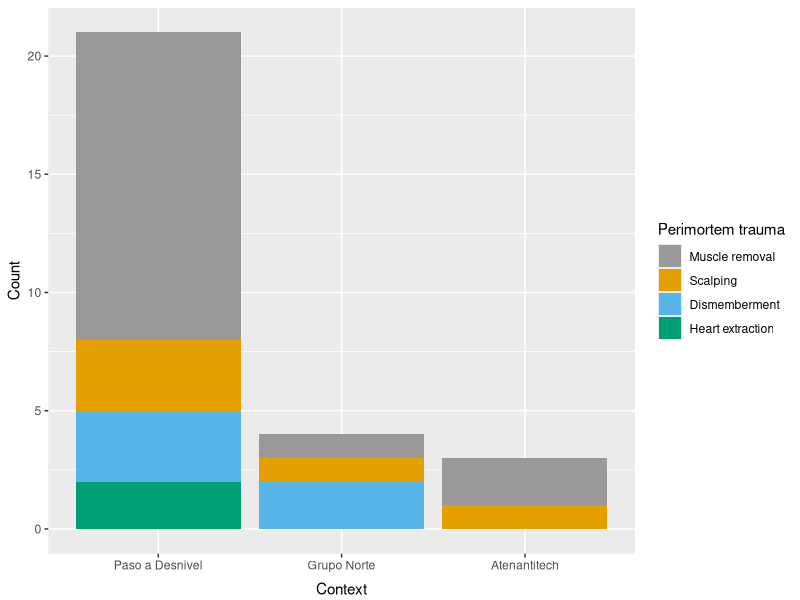
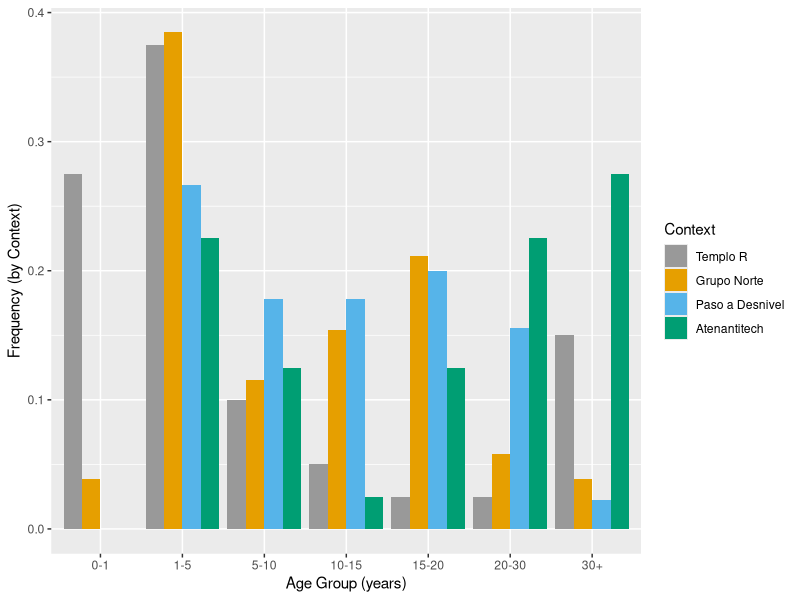
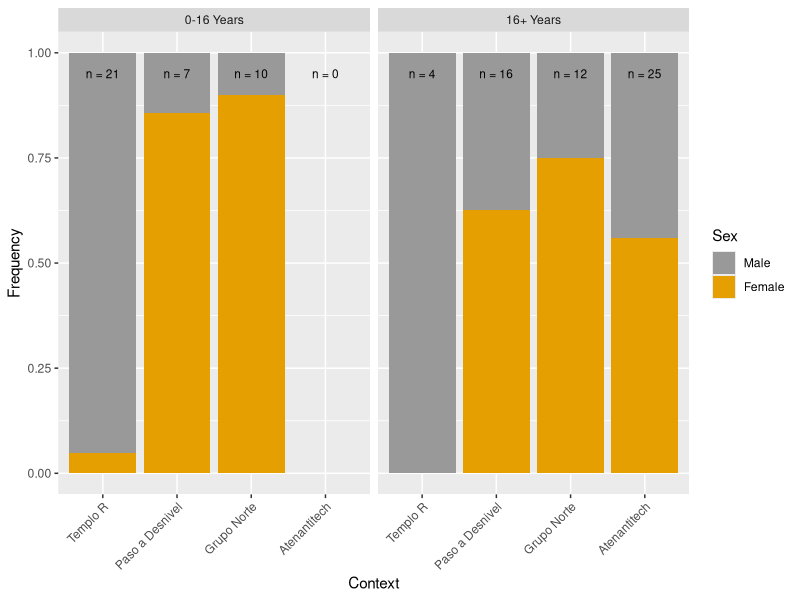
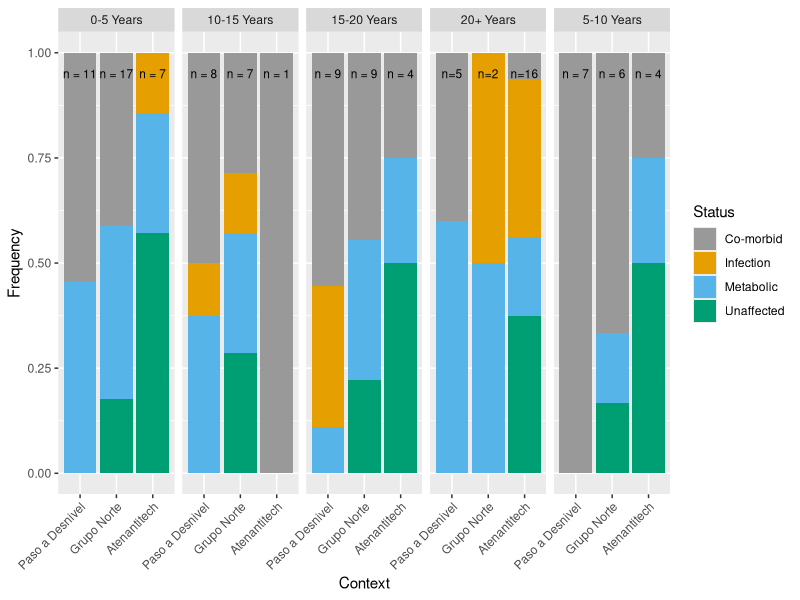
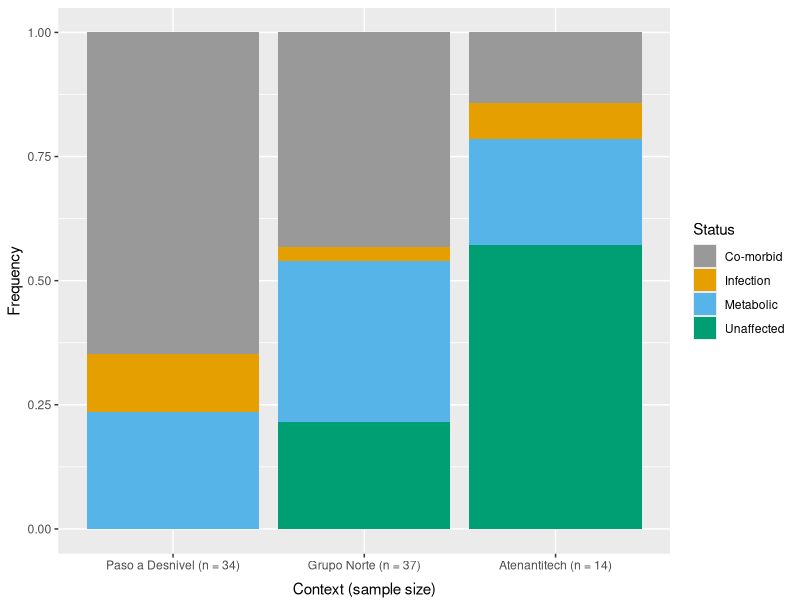
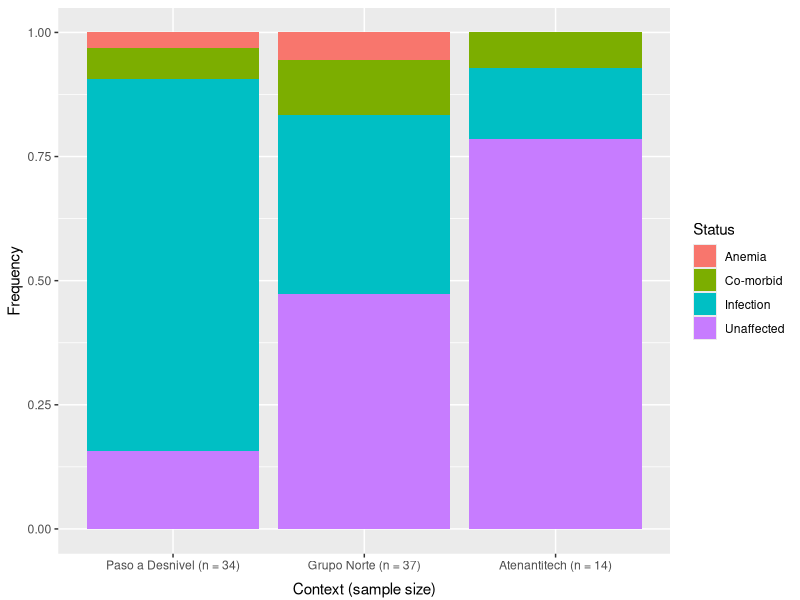
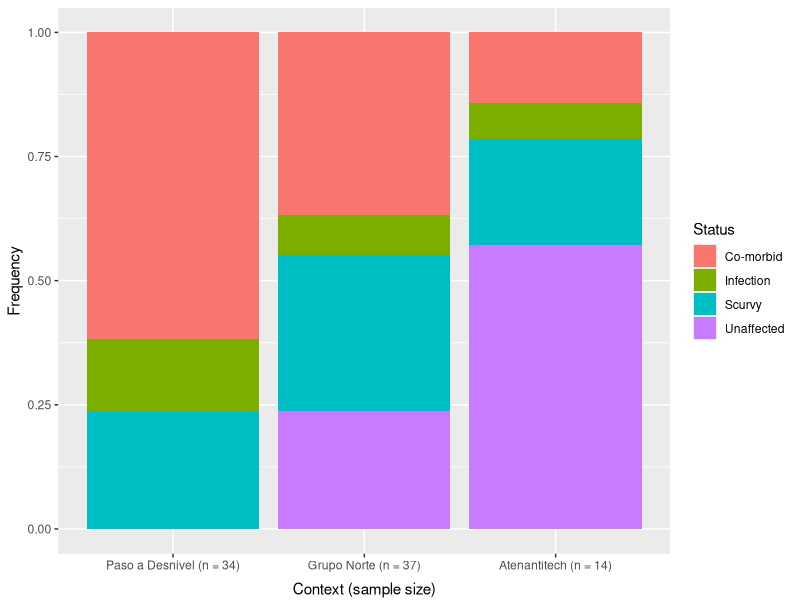
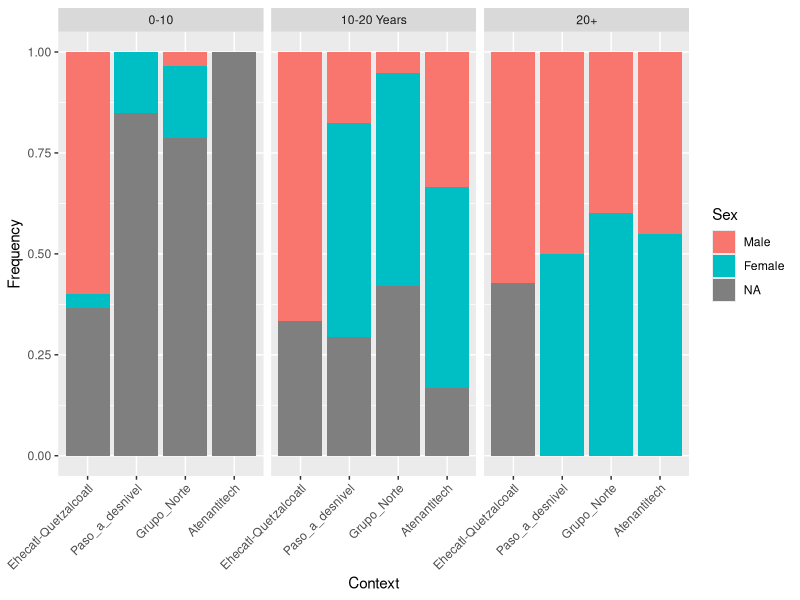

R code for these plots, in order: (Note: this script raises an error after producing the figures.)
#read in data table
TLT<-read.csv("TLT_analysis_ready.csv", header = T)

#load required libraries
library(ggplot2)
library(tidyr)
library(dplyr)
library(tibble)

custom.col <- c("#FFDB6D", "#C4961A", "#F4EDCA", 
                "#D16103", "#C3D7A4", "#52854C", "#4E84C4", "#293352")

# The palette with grey:
cbp1 <- c("#999999", "#E69F00", "#56B4E9", "#009E73",
          "#F0E442", "#0072B2", "#D55E00", "#CC79A7")

# The palette with black:
cbp2 <- c("#000000", "#E69F00", "#56B4E9", "#009E73",
          "#F0E442", "#0072B2", "#D55E00", "#CC79A7")

cbp3 <- c("#88CCEE", "#CC6677", "#DDCC77", "#117733", "#332288", "#AA4499", 
          "#44AA99", "#999933", "#882255", "#661100", "#6699CC", "#888888","#000000")

#-------------------------------------------------
#Age-at-death distribution
#-------------------------------------------------

fig3 <- TLT %>% 
  mutate(AgeGroup = cut(Age, 
                        breaks = c(-Inf,1,5,10,15,20,30,Inf), 
                        labels = c("0-1","1-5","5-10","10-15","15-20","20-30","30+"), 
                        right = TRUE, ordered_result = TRUE),
         Context = factor(Context, levels = c("Ehecatl-Quetzalcoatl", "Grupo_Norte","Paso_a_desnivel", "Atenantitech"))) %>%
  group_by(Context, AgeGroup) %>% #unique combos of arguments
    summarize(count = n()) %>% #creates column AND condenses data into smallest units
  group_by(Context) %>%
    mutate(
      total = sum(count),
      perc = count/total
    ) %>%
  ungroup(.) %>%
  ggplot(data, mapping = aes(fill=Context, y=perc, x=AgeGroup)) + 
            geom_bar(position=position_dodge(preserve = "single"), stat="identity") + 
            xlab("Age Group (years)") + ylab("Frequency (by Context)") +
            scale_fill_manual(labels = c("Templo R", "Grupo Norte", "Paso a Desnivel", "Atenantitech"),
                    values = cbp1)



#-------------------------------------------------
#Pathology frequency by context and age categories 0-5, 5-10, 10-15, 15-20, 20+
#-------------------------------------------------
labX = c("Paso_a_desnivel", "Grupo_Norte", "Atenantitech")
labY = 0.95
labText = c("n = 11","n = 17","n = 7","n = 7","n = 6","n = 4","n = 8", "n = 7", "n = 1", "n = 9","n = 9","n = 4", "n=5", "n=2", "n=16")
labAgeGroup = c("0-5","0-5","0-5","5-10","5-10","5-10","10-15","10-15","10-15","15-20","15-20","15-20","20+","20+","20+")
labStatus = "Unaffected"

labels = data.frame(cbind(labX, labY, labText, labAgeGroup, labStatus))
names(labels) = c("Context", "perc", "lab", "AgeGroup", "Status")
labels$perc = as.numeric(as.character(labels$perc))

age_variable_names <- c(
  "0-5" = "0-5 Years",
  "5-10" = "5-10 Years",
  "10-15" = "10-15 Years",
  "15-20" = "15-20 Years",
  "20+" = "20+ Years"
)


fig8 <- TLT %>%
  mutate(AgeGroup = cut(Age, 
                        breaks = c(-Inf,5,10,15,20,Inf), 
                        labels = c("0-5","5-10","10-15","15-20","20+"), 
                        right = TRUE, ordered_result = TRUE),
         Context = factor(Context, levels = c("Paso_a_desnivel", "Grupo_Norte", "Atenantitech")),
         Metabolic = ifelse(Scurvy == 1 | Anemia == 1, 1, 0)) %>%
  filter(Context != "Ehecatl-Quetzalcoatl", !is.na(Metabolic), !is.na(Infection)) %>%
  group_by(Context, AgeGroup) %>%
  mutate(Status = ifelse(Infection == 1 & Metabolic == 0, "Infection", 
                         ifelse(Metabolic == 1 & Infection == 0, "Metabolic",
                                ifelse(Infection == 1 & Metabolic == 1, "Co-morbid","Unaffected")))) %>%
  group_by(Context, AgeGroup, Status) %>%
  summarize(count = n()) %>%
  group_by(Context, AgeGroup) %>%
  mutate(
    total = sum(count),
    perc = count/total
  ) %>%
  ungroup(.) %>%
  ggplot(data, mapping = aes(fill=Status, y=perc, x=Context)) + 
  geom_bar(stat="identity") + 
  xlab("Context") +
  ylab("Frequency") +
  facet_grid(. ~ AgeGroup, labeller = labeller(
    AgeGroup = age_variable_names
  )) +
  theme(axis.text.x = element_text(angle = 45)) +
  theme(axis.text.x = element_text(vjust=1, hjust = 1)) +
  scale_x_discrete(labels = c("Paso a Desnivel", "Grupo Norte", "Atenantitech")) +
  geom_text(data = labels[1,], label = labels[1,3], size = 3) +
  geom_text(data = labels[2,], label = labels[2,3], size = 3) +
  geom_text(data = labels[3,], label = labels[3,3], size = 3) +
  geom_text(data = labels[4,], label = labels[4,3], size = 3) +
  geom_text(data = labels[5,], label = labels[5,3], size = 3) +
  geom_text(data = labels[6,], label = labels[6,3], size = 3) +
  geom_text(data = labels[7,], label = labels[7,3], size = 3) +
  geom_text(data = labels[8,], label = labels[8,3], size = 3) +
  geom_text(data = labels[9,], label = labels[9,3], size = 3) +
  geom_text(data = labels[10,], label = labels[10,3], size = 3) +
  geom_text(data = labels[11,], label = labels[11,3], size = 3) +
  geom_text(data = labels[12,], label = labels[12,3], size = 3) +
  geom_text(data = labels[13,], label = labels[13,3], size = 3) +
  geom_text(data = labels[14,], label = labels[14,3], size = 3) +
  geom_text(data = labels[15,], label = labels[15,3], size = 3) +
  scale_fill_manual(values = cbp1)


#-------------------------------------------------
#Pathology frequency by context and age categories 0-5, 5-10, 10-20 - not used in text
#-------------------------------------------------

##### long and confusing ass code to add sample size numbers for age categories under 20

labX = c("Paso_a_desnivel", "Grupo_Norte", "Atenantitech")
labY = 0.95
labText = c("n = 11","n = 17","n = 7","n = 7","n = 6","n = 4","n = 16","n = 14","n = 3")
labAgeGroup = c("0-5","0-5","0-5","5-10","5-10","5-10","10-20","10-20","10-20")
labStatus = "Unaffected"

labels = data.frame(cbind(labX, labY, labText, labAgeGroup, labStatus))
names(labels) = c("Context", "perc", "lab", "AgeGroup", "Status")
labels$perc = as.numeric(as.character(labels$perc))

age_variable_names <- c(
  "0-5" = "0-5 Years",
  "5-10" = "5-10 Years",
  "10-20" = "10-20 Years"
)


figX <- TLT %>%
  filter(Age < 20) %>%
  mutate(AgeGroup = cut(Age, 
                        breaks = c(-Inf,5,10,20), 
                        labels = c("0-5","5-10","10-20"), 
                        right = TRUE, ordered_result = TRUE),
         Context = factor(Context, levels = c("Paso_a_desnivel", "Grupo_Norte", "Atenantitech")),
         Metabolic = ifelse(Scurvy == 1 | Anemia == 1, 1, 0)) %>%
  filter(Context != "Ehecatl-Quetzalcoatl", !is.na(Metabolic), !is.na(Infection)) %>%
  group_by(Context, AgeGroup) %>%
  mutate(Status = ifelse(Infection == 1 & Metabolic == 0, "Infection", 
                  ifelse(Metabolic == 1 & Infection == 0, "Metabolic",
                  ifelse(Infection == 1 & Metabolic == 1, "Co-morbid","Unaffected")))) %>%
  group_by(Context, AgeGroup, Status) %>%
    summarize(count = n()) %>%
  group_by(Context, AgeGroup) %>%
    mutate(
      total = sum(count),
      perc = count/total
  ) %>%
  ungroup(.) %>%
  ggplot(data, mapping = aes(fill=Status, y=perc, x=Context)) + 
    geom_bar(stat="identity") + 
    xlab("Context") +
    ylab("Frequency") +
    facet_grid(. ~ AgeGroup, labeller = labeller(
      AgeGroup = age_variable_names
    )) +
    theme(axis.text.x = element_text(angle = 45)) +
    theme(axis.text.x = element_text(vjust=1, hjust = 1)) +
    scale_x_discrete(labels = c("Paso a Desnivel", "Grupo Norte", "Atenantitech")) +
    geom_text(data = labels[1,], label = labels[1,3], size = 3) +
    geom_text(data = labels[2,], label = labels[2,3], size = 3) +
    geom_text(data = labels[3,], label = labels[3,3], size = 3) +
    geom_text(data = labels[4,], label = labels[4,3], size = 3) +
    geom_text(data = labels[5,], label = labels[5,3], size = 3) +
    geom_text(data = labels[6,], label = labels[6,3], size = 3) +
    geom_text(data = labels[7,], label = labels[7,3], size = 3) +
    geom_text(data = labels[8,], label = labels[8,3], size = 3) +
    geom_text(data = labels[9,], label = labels[9,3], size = 3) +
    scale_fill_manual(values = cbp1)

#-------------------------------------------------
#Pathology frequency by context and age categories 0-5, 5-10, 10-20, 30+ - not used in text
#-------------------------------------------------

##### long and confusing ass code to add sample size numbers for age categories 30+

labX = c("Paso_a_desnivel", "Grupo_Norte", "Atenantitech")
labY = 0.95
labText = c("n = 11","n = 17","n = 7","n = 7","n = 6","n = 4","n = 17","n = 16","n = 5", "n=5", "n=2", "n=16")
labAgeGroup = c("0-5","0-5","0-5","5-10","5-10","5-10","10-20","10-20","10-20","30+", "30+", "30+")
labStatus = "Unaffected"

labels = data.frame(cbind(labX, labY, labText, labAgeGroup, labStatus))
names(labels) = c("Context", "perc", "lab", "AgeGroup", "Status")
labels$perc = as.numeric(as.character(labels$perc))

age_variable_names <- c(
  "0-5" = "0-5 Years",
  "5-10" = "5-10 Years",
  "10-20" = "10-20 Years",
  "30+" = "30+ Years"
)


figY <- TLT %>%
  mutate(AgeGroup = cut(Age, 
                        breaks = c(-Inf,5,10,20,Inf), 
                        labels = c("0-5","5-10","10-20","30+"), 
                        right = TRUE, ordered_result = TRUE),
         Context = factor(Context, levels = c("Paso_a_desnivel", "Grupo_Norte", "Atenantitech")),
         Metabolic = ifelse(Scurvy == 1 | Anemia == 1, 1, 0)) %>%
  filter(Context != "Ehecatl-Quetzalcoatl", !is.na(Metabolic), !is.na(Infection)) %>%
  group_by(Context, AgeGroup) %>%
  mutate(Status = ifelse(Infection == 1 & Metabolic == 0, "Infection", 
                         ifelse(Metabolic == 1 & Infection == 0, "Metabolic",
                                ifelse(Infection == 1 & Metabolic == 1, "Co-morbid","Unaffected")))) %>%
  group_by(Context, AgeGroup, Status) %>%
  summarize(count = n()) %>%
  group_by(Context, AgeGroup) %>%
  mutate(
    total = sum(count),
    perc = count/total
  ) %>%
  ungroup(.) %>%
  ggplot(data, mapping = aes(fill=Status, y=perc, x=Context)) + 
  geom_bar(stat="identity") + 
  xlab("Context") +
  ylab("Frequency") +
  facet_grid(. ~ AgeGroup, labeller = labeller(
    AgeGroup = age_variable_names
  )) +
  theme(axis.text.x = element_text(angle = 45)) +
  theme(axis.text.x = element_text(vjust=1, hjust = 1)) +
  scale_x_discrete(labels = c("Paso a Desnivel", "Grupo Norte", "Atenantitech")) +
  geom_text(data = labels[1,], label = labels[1,3], size = 3) +
  geom_text(data = labels[2,], label = labels[2,3], size = 3) +
  geom_text(data = labels[3,], label = labels[3,3], size = 3) +
  geom_text(data = labels[4,], label = labels[4,3], size = 3) +
  geom_text(data = labels[5,], label = labels[5,3], size = 3) +
  geom_text(data = labels[6,], label = labels[6,3], size = 3) +
  geom_text(data = labels[7,], label = labels[7,3], size = 3) +
  geom_text(data = labels[8,], label = labels[8,3], size = 3) +
  geom_text(data = labels[9,], label = labels[9,3], size = 3) +
  geom_text(data = labels[10,], label = labels[10,3], size = 3) +
  geom_text(data = labels[11,], label = labels[11,3], size = 3) +
  geom_text(data = labels[12,], label = labels[12,3], size = 3)

###########################



#stat_summary(fun.y=min,aes(label=paste0('N=',total)),geom='text',col='blue',cex=5)
#scale_x_discrete(labels = c("Paso a Desnivel = 11", "Grupo Norte = 17", "Atenantitech = 7","Paso a Desnivel = 21", "Grupo Norte = 5", "Atenantitech = 5", "Paso a Desnivel = 12", "Grupo Norte = 7", "Atenantitech = 6"))

#-------------------------------------------------
#Pathology frequency in individuals younger than 20 years by context, age collapsed
#-------------------------------------------------

fig9 <- TLT %>%
  filter(Age < 20) %>%
  mutate(Context = factor(Context, levels = c("Paso_a_desnivel", "Grupo_Norte", "Atenantitech")),
         Metabolic = ifelse(Scurvy == 1 | Anemia == 1, 1, 0)) %>%
  filter(Context != "Ehecatl-Quetzalcoatl", !is.na(Metabolic), !is.na(Infection)) %>%
  mutate(Status = ifelse(Infection == 1 & Metabolic == 0, "Infection", 
                         ifelse(Metabolic == 1 & Infection == 0, "Metabolic",
                                ifelse(Infection == 1 & Metabolic == 1, "Co-morbid","Unaffected")))) %>%
  group_by(Context, Status) %>%
  summarize(count = n()) %>%
  mutate(
    total = sum(count),
    perc = count/total
  ) %>%
  ungroup(.) %>%
  ggplot(data, mapping = aes(fill=Status, y=perc, x=Context)) + 
  geom_bar(stat="identity") + 
  xlab("Context (sample size)") +
  ylab("Frequency") +
  scale_x_discrete(labels = c("Paso a Desnivel (n = 34)", "Grupo Norte (n = 37)", "Atenantitech (n = 14)")) +
  theme(axis.text.x = element_text(angle = 0), axis.title.x = element_text(vjust = -.5)) +
  scale_fill_manual(values = cbp1)


fig9data <- TLT %>%
  filter(Age < 20) %>%
  mutate(AgeGroup = cut(Age, 
                        breaks = c(-Inf,5,10,20), 
                        labels = c("0-5","5-10","10-20"), 
                        right = TRUE, ordered_result = TRUE),
         Context = factor(Context, levels = c("Paso_a_desnivel", "Grupo_Norte", "Atenantitech")),
         Metabolic = ifelse(Scurvy == 1 | Anemia == 1, 1, 0)) %>%
  filter(Context != "Ehecatl-Quetzalcoatl", !is.na(Metabolic), !is.na(Infection)) %>%
  mutate(Status = ifelse(Infection == 1 & Metabolic == 0, "Infection", 
                         ifelse(Metabolic == 1 & Infection == 0, "Metabolic",
                                ifelse(Infection == 1 & Metabolic == 1, "Co-morbid","Unaffected")))) %>%
  group_by(Context, AgeGroup, Status) %>%
  summarize(count = n()) %>%
  group_by(Context, AgeGroup) %>%
  mutate(
    total = sum(count),
    perc = count/total)


#not in text
fig9scurvy <- TLT %>%
  filter(Age < 20) %>%
  mutate(Context = factor(Context, levels = c("Paso_a_desnivel", "Grupo_Norte", "Atenantitech")),
         Scurvy = ifelse(Scurvy == 1, 1, 0)) %>%
  filter(Context != "Ehecatl-Quetzalcoatl", !is.na(Scurvy), !is.na(Infection)) %>%
  mutate(Status = ifelse(Infection == 1 & Scurvy == 0, "Infection", 
                         ifelse(Scurvy == 1 & Infection == 0, "Scurvy",
                                ifelse(Infection == 1 & Scurvy == 1, "Co-morbid","Unaffected")))) %>%
  group_by(Context, Status) %>%
  summarize(count = n()) %>%
  mutate(
    total = sum(count),
    perc = count/total
  ) %>%
  ungroup(.) %>%
  ggplot(data, mapping = aes(fill=Status, y=perc, x=Context)) + 
  geom_bar(stat="identity") + 
  xlab("Context (sample size)") +
  ylab("Frequency") +
  scale_x_discrete(labels = c("Paso a Desnivel (n = 34)", "Grupo Norte (n = 37)", "Atenantitech (n = 14)")) +
  theme(axis.text.x = element_text(angle = 0), axis.title.x = element_text(vjust = -.5))

#not in text
fig9anemia <- TLT %>%
  filter(Age < 20) %>%
  mutate(Context = factor(Context, levels = c("Paso_a_desnivel", "Grupo_Norte", "Atenantitech")),
         Scurvy = ifelse(Anemia == 1, 1, 0)) %>%
  filter(Context != "Ehecatl-Quetzalcoatl", !is.na(Anemia), !is.na(Infection)) %>%
  mutate(Status = ifelse(Infection == 1 & Anemia == 0, "Infection", 
                         ifelse(Anemia == 1 & Infection == 0, "Anemia",
                                ifelse(Infection == 1 & Anemia == 1, "Co-morbid","Unaffected")))) %>%
  group_by(Context, Status) %>%
  summarize(count = n()) %>%
  mutate(
    total = sum(count),
    perc = count/total
  ) %>%
  ungroup(.) %>%
  ggplot(data, mapping = aes(fill=Status, y=perc, x=Context)) + 
  geom_bar(stat="identity") + 
  xlab("Context (sample size)") +
  ylab("Frequency") +
  scale_x_discrete(labels = c("Paso a Desnivel (n = 34)", "Grupo Norte (n = 37)", "Atenantitech (n = 14)")) +
  theme(axis.text.x = element_text(angle = 0), axis.title.x = element_text(vjust = -.5))

#-------------------------------------------------
#Pathology frequency in all individuals, age collapsed - not in text
#-------------------------------------------------
figZdata <- TLT %>%
  mutate(AgeGroup = cut(Age, 
                        breaks = c(-Inf,5,10,20,Inf), 
                        labels = c("0-5","5-10","10-20","30+"), 
                        right = TRUE, ordered_result = TRUE),
         Context = factor(Context, levels = c("Paso_a_desnivel", "Grupo_Norte", "Atenantitech")),
         Metabolic = ifelse(Scurvy == 1 | Anemia == 1, 1, 0)) %>%
  filter(Context != "Ehecatl-Quetzalcoatl", !is.na(Metabolic), !is.na(Infection)) %>%
  mutate(Status = ifelse(Infection == 1 & Metabolic == 0, "Infection", 
                         ifelse(Metabolic == 1 & Infection == 0, "Metabolic",
                                ifelse(Infection == 1 & Metabolic == 1, "Co-morbid","Unaffected")))) %>%
  group_by(Context, AgeGroup, Status) %>%
  summarize(count = n()) %>%
  group_by(Context, AgeGroup) %>%
  mutate(
    total = sum(count),
    perc = count/total
  )

figZ <- TLT %>%
  mutate(Context = factor(Context, levels = c("Paso_a_desnivel", "Grupo_Norte", "Atenantitech")),
         Metabolic = ifelse(Scurvy == 1 | Anemia == 1, 1, 0)) %>%
  filter(Context != "Ehecatl-Quetzalcoatl", !is.na(Metabolic), !is.na(Infection)) %>%
  mutate(Status = ifelse(Infection == 1 & Metabolic == 0, "Infection", 
                         ifelse(Metabolic == 1 & Infection == 0, "Metabolic",
                                ifelse(Infection == 1 & Metabolic == 1, "Co-morbid","Unaffected")))) %>%
  group_by(Context, Status) %>%
  summarize(count = n()) %>%
  mutate(
    total = sum(count),
    perc = count/total
  ) %>%
  ungroup(.) %>%
  ggplot(data, mapping = aes(fill=Status, y=perc, x=Context)) + 
  geom_bar(stat="identity") + 
  ylab("Frequency") +
  xlab("Context") +
  theme(axis.text.x = element_text(angle = 0))

#-------------------------------------------------
#Perimortem trauma count by context
#-------------------------------------------------

fig11 <- TLT %>%
  mutate(Context = factor(Context, levels = c("Paso_a_desnivel", "Grupo_Norte", "Atenantitech"))) %>%
  filter(Context != "Ehecatl-Quetzalcoatl") %>%
  group_by(Context) %>%
  summarize_at(vars(Scalping, Muscle_removal, Heart_extraction, Dismemberment), list(~ sum(., na.rm = TRUE))) %>%
  pivot_longer(!Context, names_to = "Trauma", values_to = "Count") %>%
  mutate(Trauma = factor(Trauma, levels = c("Muscle_removal", "Scalping","Dismemberment", "Heart_extraction"))) %>%
  ggplot(., mapping = aes(fill=Trauma, y=Count, x=Context)) + 
  geom_bar(stat="identity") + # position = position_dodge()) remove position argument to stack data
  xlab("Context") +
  ylab("Count") +
  # scale_x_discrete(labels = c("Paso a Desnivel (n = 34)", "Grupo Norte (n = 37)", "Atenantitech (n = 14)")) +
  theme(axis.text.x = element_text(angle = 0), axis.title.x = element_text(vjust = -.5)) +
  scale_fill_manual(name = "Perimortem trauma", labels = c("Muscle removal", "Scalping", "Dismemberment", "Heart extraction"),
                    values = cbp1) +
  scale_x_discrete(labels = c("Paso a Desnivel", "Grupo Norte", "Atenantitech"))


#-------------------------------------------------
#Sex by age and context
#-------------------------------------------------


figX <- TLT %>% #sex by age with NAs - not used in text
  mutate(AgeGroup = cut(Age, 
                        breaks = c(-Inf,10,20,Inf), 
                        labels = c("0-10","10-20","20+"), 
                        right = TRUE, ordered_result = TRUE),
         Context = factor(Context, levels = c("Ehecatl-Quetzalcoatl", "Paso_a_desnivel", "Grupo_Norte", "Atenantitech")),
         Sex = factor(TLT$Sex,
                      levels = c(0,1,NA),
                      labels = c("Male", "Female"))) %>%
  group_by(Context, AgeGroup, Sex) %>%
  summarize(count = n()) %>%
  group_by(Context, AgeGroup) %>%
  mutate(
    total = sum(count),
    perc = count/total) %>%
    ungroup(.) %>%
  ggplot(data, mapping = aes(fill=Sex, y=perc, x=Context)) + 
  geom_bar(stat="identity") + 
  xlab("Context") +
  ylab("Frequency") +
  facet_grid(. ~ AgeGroup, labeller = labeller(
    AgeGroup = age_variable_names
  )) +
  theme(axis.text.x = element_text(angle = 45)) +
  theme(axis.text.x = element_text(vjust=1, hjust = 1))

###fig7variant sampele size added
age_variable_names <- c(
  "0-10" = "0-10 Years",
  "10-20" = "10-20 Years",
  "20+" = "20+ Years")

labX = c("Ehecatl-Quetzalcoatl", "Paso_a_desnivel", "Grupo_Norte", "Atenantitech")
labY = 0.95
labText = c("n = 19","n = 3","n = 6","n = 0","n = 2","n = 12","n = 11","n = 5","n = 4", "n=8", "n=5", "n=20")
labAgeGroup = c("0-10","0-10","0-10", "0-10", "10-20", "10-20","10-20","10-20","20+","20+","20+", "20+")
labSex = "Female"

labels = data.frame(cbind(labX, labY, labText, labAgeGroup, labSex))
names(labels) = c("Context", "perc", "lab", "AgeGroup", "Sex")
labels$perc = as.numeric(as.character(labels$perc))


figY<- TLT %>% #sex by age and context 0-10, 10-20, 20+ - not used in text
  mutate(AgeGroup = cut(Age, 
                        breaks = c(-Inf,10,20,Inf), 
                        labels = c("0-10","10-20","20+"), 
                        right = TRUE, ordered_result = TRUE),
         Context = factor(Context, levels = c("Ehecatl-Quetzalcoatl", "Paso_a_desnivel", "Grupo_Norte", "Atenantitech")),
         Sex = factor(TLT$Sex,
                      levels = c(0,1,NA),
                      labels = c("Male", "Female"))) %>%
         filter(!is.na(Sex)) %>%
  group_by(Context, AgeGroup, Sex) %>%
  summarize(count = n()) %>%
  group_by(Context, AgeGroup) %>%
  mutate(
    total = sum(count),
    perc = count/total) %>%
  ungroup(.) %>%
  ggplot(data, mapping = aes(fill=Sex, y=perc, x=Context)) + 
  geom_bar(stat="identity") + 
  xlab("Context") +
  ylab("Frequency") +
  facet_grid(. ~ AgeGroup, labeller = labeller(
    AgeGroup = age_variable_names
  )) +
  theme(axis.text.x = element_text(angle = 45)) +
  theme(axis.text.x = element_text(vjust=1, hjust = 1)) +
  scale_x_discrete(labels = c("Ehecatl-Quetzalcoatl", "Paso a Desnivel", "Grupo Norte", "Atenantitech")) +
  geom_text(data = labels[1,], label = labels[1,3], size = 3) +
  geom_text(data = labels[2,], label = labels[2,3], size = 3) +
  geom_text(data = labels[3,], label = labels[3,3], size = 3) +
  geom_text(data = labels[4,], label = labels[4,3], size = 3) +
  geom_text(data = labels[5,], label = labels[5,3], size = 3) +
  geom_text(data = labels[6,], label = labels[6,3], size = 3) +
  geom_text(data = labels[7,], label = labels[7,3], size = 3) +
  geom_text(data = labels[8,], label = labels[8,3], size = 3) +
  geom_text(data = labels[9,], label = labels[9,3], size = 3) +
  geom_text(data = labels[10,], label = labels[10,3], size = 3) +
  geom_text(data = labels[11,], label = labels[11,3], size = 3) +
  geom_text(data = labels[12,], label = labels[12,3], size = 3)


##Figure 7
age_variable_names <- c(
  "0-16" = "0-16 Years",
  "16+" = "16+ Years")

labX = c("Ehecatl-Quetzalcoatl", "Paso_a_desnivel", "Grupo_Norte", "Atenantitech")
labY = 0.95
labText = c("n = 21","n = 7","n = 10","n = 0","n = 4","n = 16","n = 12","n = 25")
labAgeGroup = c("0-16","0-16","0-16", "0-16", "16+", "16+","16+","16+")
labSex = "Female"

labels = data.frame(cbind(labX, labY, labText, labAgeGroup, labSex))
names(labels) = c("Context", "perc", "lab", "AgeGroup", "Sex")
labels$perc = as.numeric(as.character(labels$perc))

fig7 <- TLT %>% #sex by age and context, 0-16, 16+
  mutate(AgeGroup = cut(Age, 
                        breaks = c(-Inf,16,Inf), 
                        labels = c("0-16","16+"), 
                        right = TRUE, ordered_result = TRUE),
         Context = factor(Context, levels = c("Ehecatl-Quetzalcoatl", "Paso_a_desnivel", "Grupo_Norte", "Atenantitech")),
         Sex = factor(TLT$Sex,
                      levels = c(0,1,NA),
                      labels = c("Male", "Female"))) %>%
  filter(!is.na(Sex)) %>%
  group_by(Context, AgeGroup, Sex) %>%
  summarize(count = n()) %>%
  group_by(Context, AgeGroup) %>%
  mutate(
    total = sum(count),
    perc = count/total) %>%
  ungroup(.) %>%
  ggplot(data, mapping = aes(fill=Sex, y=perc, x=Context)) + 
  geom_bar(stat="identity") + 
  xlab("Context") +
  ylab("Frequency") +
  facet_grid(. ~ AgeGroup, labeller = labeller(
    AgeGroup = age_variable_names
  )) +
  theme(axis.text.x = element_text(angle = 45)) +
  theme(axis.text.x = element_text(vjust=1, hjust = 1)) +
  scale_x_discrete(labels = c("Templo R", "Paso a Desnivel", "Grupo Norte", "Atenantitech")) +
  geom_text(data = labels[1,], label = labels[1,3], size = 3) +
  geom_text(data = labels[2,], label = labels[2,3], size = 3) +
  geom_text(data = labels[3,], label = labels[3,3], size = 3) +
  geom_text(data = labels[4,], label = labels[4,3], size = 3) +
  geom_text(data = labels[5,], label = labels[5,3], size = 3) +
  geom_text(data = labels[6,], label = labels[6,3], size = 3) +
  geom_text(data = labels[7,], label = labels[7,3], size = 3) +
  geom_text(data = labels[8,], label = labels[8,3], size = 3) +
  scale_fill_manual(values = cbp1) 
 

#-------------------------------------------------
#Summary stats manual and automated
#-------------------------------------------------
#Table of under 20s
Co-morbid;Infection;Metabolic;Unaffected
Paso;22;4;8;0
Grupo;16;1;12;8
Atenantitech;2;1;3;8
###############

#Summary tables


SumAll <- TLT %>%
  group_by(Context) %>%
  summarise_at(vars(Age), list( ~ n(), ~ median(., na.rm = TRUE), ~ mean(., na.rm = TRUE),
                                    ~ sd(., na.rm = TRUE), ~ min(., na.rm = TRUE), 
                                    ~ max(., na.rm = TRUE)))

Sum20 <- TLT %>%
  filter(Age < 20) %>%
  group_by(Context) %>%
  summarise_at(vars(Age), list( ~ n(), ~ median(., na.rm = TRUE), ~ mean(., na.rm = TRUE),
                                ~ sd(., na.rm = TRUE), ~ min(., na.rm = TRUE), 
                                ~ max(., na.rm = TRUE)))

SumPath20 <- TLT %>%
  filter(Age < 20) %>%
  mutate(Metabolic = ifelse(Scurvy == 1 | Anemia == 1, 1, 0)) %>%
  filter(!is.na(Metabolic), !is.na(Infection)) %>%
  group_by(Context) %>%
  summarise_at(vars(Age), list( ~ n(), ~ median(., na.rm = TRUE), ~ mean(., na.rm = TRUE),
                                ~ sd(., na.rm = TRUE), ~ min(., na.rm = TRUE), 
                                ~ max(., na.rm = TRUE)))

SumPath <- TLT %>%
  mutate(Metabolic = ifelse(Scurvy == 1 | Anemia == 1, 1, 0)) %>%
  filter(!is.na(Metabolic), !is.na(Infection)) %>%
  group_by(Context) %>%
  summarise_at(vars(Age), list( ~ n(), ~ median(., na.rm = TRUE), ~ mean(., na.rm = TRUE),
                                ~ sd(., na.rm = TRUE), ~ min(., na.rm = TRUE), 
                                ~ max(., na.rm = TRUE)))

#-------------------------------------------------
#Statistical analyses - Kruskal-Wallis
#-------------------------------------------------

#Kruskal-Wallis
#http://www.sthda.com/english/wiki/kruskal-wallis-test-in-r
#http://courses.atlas.illinois.edu/spring2016/STAT/STAT200/RProgramming/NonParametricStats.html

shapiro.test(TLT$Age)

kruskal.test(Age ~ Context, data = TLT)
pairwise.wilcox.test(TLT$Age, TLT$Context, p.adjust.method = "BH")
pairwise.wilcox.test(TLT$Age, TLT$Context, p.adjust.method = "BH", conf.int = TRUE)
pairwise.wilcox.test(TLT$Age, TLT$Context, p.adjust.method = "BH", correct = FALSE)

dunn.test(TLT$Age, TLT$Context, method= "bh", altp = TRUE)
dunn.test(TLT$Age, TLT$Context, altp = TRUE)


#Kruskal-Wallis may not be appropriate here bc there are some ties in rank (same values)


#-------------------------------------------------
#Statistical analyses - Survival curves
#-------------------------------------------------

#Survivial curves http://www.sthda.com/english/wiki/survminer-r-package-survival-data-analysis-and-visualization
#http://rpkgs.datanovia.com/survminer/reference/ggsurvplot.html
#load required libraries
library(survminer)
library(survival)

#the following tutorial from https://www.emilyzabor.com/tutorials/survival_analysis_in_r_tutorial.html
#The survfit function creates survival curves based on a formula. 
#Let’s generate the overall survival curve for the entire cohort, 
#assign it to object fit, and look at the names of that object:

fit <- survfit(Surv(Age) ~ Context,
               data = TLT)
ggsurvplot(fit, risk.table = TRUE)
names(fit)

#Some key components of this survfit object that will be used to create survival curves include:
#time, which contains the start and endpoints of each time interval
#surv, which contains the survival probability corresponding to each time
#We can conduct between-group significance tests using a log-rank test
#The log-rank test equally weights observations over the entire follow-up time 
#and is the most common way to compare survival times between groups
#There are versions that more heavily weight the early or late follow-up 
#that could be more appropriate depending on the research question 
#(see ?survdiff for different test options)
#We get the log-rank p-value using the survdiff function. 
#For example, we can test whether there was a difference in survival 
#time according to sex in the lung data
#survdiff(Surv(time, status) ~ sex, data = lung)

survdiff(formula = Surv(Age) ~ Context, data = TLT)

sig <- survdiff(Surv(Age) ~ Context, data = TLT)
1 - pchisq(sig$chisq, length(sig$n) - 1)

############### End tutorial ############

##Fig. 4 - survivial curve of all contexts

fit <- survfit(Surv(Age) ~ Context, data = TLT)

ggsurvplot(fit,  size = 1,  # change line size
           linetype = "strata", # change line type by groups,
           legend.title = "Context",
           legend.labs = c("Atenantitech", "Templo R", "Grupo Norte", "Paso a Desnivel"),
           xlab = "Years",
           ylab = "Proportion alive",
           pval.size = 3.5,
           pval.coord = c(0,.10),
           break.time.by = 10,
           palette = c("#999999", "#E69F00", "#56B4E9", "#009E73"),
           #conf.int = TRUE, # Add confidence interval
           pval = TRUE, # Add p-value
           risk.table = FALSE
)

sig <- survdiff(Surv(Age) ~ Context, data = TLT)
1 - pchisq(sig$chisq, length(sig$n) - 1)

##Fig. 5 - survivial curve of ceremonial center contexts 

TLTceremonial <- TLT %>%
  filter(Context != "Atenantitech")

fitC <- survfit(Surv(Age) ~ Context, data = TLTceremonial)

ggsurvplot(fitC,  size = 1,  # change line size
           linetype = "strata", # change line type by groups,
           legend.title = "Context",
           legend.labs = c("Templo R", "Grupo Norte", "Paso a Desnivel"),
           xlab = "Years",
           ylab = "Proportion alive",
           pval.size = 3.5,
           pval.coord = c(0,.10),
           break.time.by = 10,
           palette = c("#999999", "#E69F00", "#56B4E9", "#009E73"),
           #conf.int = TRUE, # Add confidence interval
           pval = TRUE, # Add p-value
           risk.table = FALSE
)


survdiff(formula = Surv(Age) ~ Context, 
         data = subset(TLT, Context != "Atenantitech"))

sig <- survdiff(Surv(Age) ~ Context, 
                data = subset(TLT, Context != "Atenantitech"))
1 - pchisq(sig$chisq, length(sig$n) - 1)

##Fig. 6 - survivial curve of residential and most closely related ceremonial context

fitExp <- survfit(Surv(Age) ~ Context,
                data = subset(TLT, Context != "Ehecatl-Quetzalcoatl" & Context != "Grupo_Norte"))

ggsurvplot(fitExp,  size = 1,  # change line size
           linetype = "strata", # change line type by groups,
           legend.title = "Context",
           legend.labs = c("Atenantitech", "Paso a Desnivel"),
           xlab = "Years",
           ylab = "Proportion alive",
           pval.size = 3.5,
           pval.coord = c(0,.10),
           break.time.by = 10,
           palette = c("#999999", "#E69F00", "#56B4E9", "#009E73"),
           #conf.int = TRUE, # Add confidence interval
           pval = TRUE, # Add p-value
           risk.table = FALSE
)


survdiff(formula = Surv(Age) ~ Context, 
         data = subset(TLT, Context != "Ehecatl-Quetzalcoatl" & Context != "Grupo_Norte"))

sig <- survdiff(Surv(Age) ~ Context, 
                data = subset(TLT, Context != "Ehecatl-Quetzalcoatl" & Context != "Grupo_Norte"))
1 - pchisq(sig$chisq, length(sig$n) - 1)

###unused plot for Atenantitech and Grupo Norte

fitExp <- survfit(Surv(Age) ~ Context,
                  data = subset(TLT, Context != "Paso_a_desnivel" & Context != "Ehecatl-Quetzalcoatl"))
ggsurvplot(fitExp, risk.table = TRUE, pval = TRUE)

#-------------------------------------------------
#Statistical analyses - Contingency tables, chi-sq, Fisher's exact
#-------------------------------------------------

#create table for ChiSq and Fisher's exact test
continTable <- TLT %>% 
  filter(Age < 20) %>%
  mutate(Context = factor(Context, levels = c("Paso_a_desnivel", "Grupo_Norte", "Atenantitech")),
         Metabolic = ifelse(Scurvy == 1 | Anemia == 1, 1, 0)) %>%
  filter(Context != "Ehecatl-Quetzalcoatl", !is.na(Metabolic), !is.na(Infection)) %>%
  mutate(Status = ifelse(Infection == 1 & Metabolic == 0, "Infection", 
                         ifelse(Metabolic == 1 & Infection == 0, "Metabolic",
                                ifelse(Infection == 1 & Metabolic == 1, "Co-morbid","Unaffected")))) %>%
  group_by(Context, Status) %>%
  summarize(count = n()) %>%
  pivot_wider(names_from = Status, values_from = count) %>%
  mutate(Unaffected = ifelse( is.na(Unaffected), 0 , Unaffected)) %>%
  column_to_rownames(., var = "Context")



continTableallAges <- TLT %>%
  mutate(Context = factor(Context, levels = c("Paso_a_desnivel", "Grupo_Norte", "Atenantitech")),
         Metabolic = ifelse(Scurvy == 1 | Anemia == 1, 1, 0)) %>%
  filter(Context != "Ehecatl-Quetzalcoatl", !is.na(Metabolic), !is.na(Infection)) %>%
  mutate(Status = ifelse(Infection == 1 & Metabolic == 0, "Infection", 
                         ifelse(Metabolic == 1 & Infection == 0, "Metabolic",
                                ifelse(Infection == 1 & Metabolic == 1, "Co-morbid","Unaffected")))) %>%
  group_by(Context, Status) %>%
  summarize(count = n()) %>%
  pivot_wider(names_from = Status, values_from = count) %>%
  mutate(Unaffected = ifelse( is.na(Unaffected), 0 , Unaffected)) %>%
  column_to_rownames(., var = "Context")


#plotting residuals  http://www.sthda.com/english/wiki/chi-square-test-of-independence-in-r

library(corrplot)

#####
#Yates continuity correction doesnt work for >2x2 tables
#If the chi-squared test concludes that there is significant association, 
#we may want to know if there is any significant difference in three compared pairs, 
#between control and experiment 1, between control and experiment 2, 
#and between experiment 1 and experiment 2. We can reduce the table into 
#multiple 2 × 2 contingency tables and perform the chi-squared test 
#with applying the Bonferroni corrected alpha level 
#(corrected α = 0.05/3 compared pairs = 0.017).
#####

#chisq for all contexts under 20 year old
chiU20 <- chisq.test(continTable)
chiU20$observed
round(chiU20$expected, 2)
round(chiU20$residuals, 2)
corrplot(chiU20$residuals, is.cor=FALSE)
contrib <- 100*chiU20$residuals^2/chiU20$statistic
round(contrib, 3)
corrplot(contrib, is.cor = FALSE)

#chisq for all contexts all ages
chiAll <- chisq.test(continTableallAges)
chiAll$observed
round(chiAll$expected, 2)
round(chiAll$residuals, 2)
corrplot(chiAll$residuals, is.cor=FALSE)
contrib <- 100*chiAll$residuals^2/chiAll$statistic
round(contrib, 3)
corrplot(contrib, is.cor = FALSE)

#fisher test comparison
fisher.test(continTableallAges)

#chisq for ceremonial center contexts, less than 20
Ceremon <- continTable[-3,]
fishCeremon <- fisher.test(Ceremon) #fisher comparison
chiCeremon <- chisq.test(Ceremon) 
chiCeremon$observed
round(chiCeremon$expected,2)
round(chiCeremon$residuals, 2)
corrplot(chiCeremon$residuals, is.cor=FALSE)
contrib <- 100*chiCeremon$residuals^2/chiCeremon$statistic
round(contrib, 3)
corrplot(contrib, is.cor = FALSE)

#chisq for ceremonial center contexts, all ages
CeremonAll <- continTableallAges[-3,]
#Ceremon <- continTableallAges[-3,]
fishCeremonAll <- fisher.test(CeremonAll)
chiCeremonAll <- chisq.test(CeremonAll) #
chiCeremonAll$observed
round(chiCeremonAll$expected,2)
round(chiCeremonAll$residuals, 2)
corrplot(chiCeremonAll$residuals, is.cor=FALSE)
contrib <- 100*chiCeremonAll$residuals^2/chiCeremonAll$statistic
round(contrib, 3)
corrplot(contrib, is.cor = FALSE)

#chisq for Atenantitech and Grupo Norte less than 20 (more similar)
AtenGr <- continTable[-1,]
chiAtenGr <- chisq.test(AtenGr) 
fishAtenGr <- fisher.test(AtenGr)
chiAtenGr$observed
round(chiAtenGr$expected,2)
round(chiAtenGr$residuals, 2)
corrplot(chiAtenGr$residuals, is.cor=FALSE)
contrib <- 100*chiAtenGr$residuals^2/chiAtenGr$statistic
round(contrib, 3)
corrplot(contrib, is.cor = FALSE)

#chisq for Atenantitech and Grupo Norte all ages (more similar)
AtenGrAll <- continTableallAges[-1,]
chiAtenGrAll <- chisq.test(AtenGrAll) 
fishAtenGrAll <- fisher.test(chiAtenGrAll)
chiAtenGrAll$observed
round(chiAtenGrAll$expected,2)
round(chiAtenGrAll$residuals, 2)
corrplot(chiAtenGrAll$residuals, is.cor=FALSE)
contrib <- 100*chiAtenGrAll$residuals^2/chiAtenGrAll$statistic
round(contrib, 3)
corrplot(contrib, is.cor = FALSE)

###
